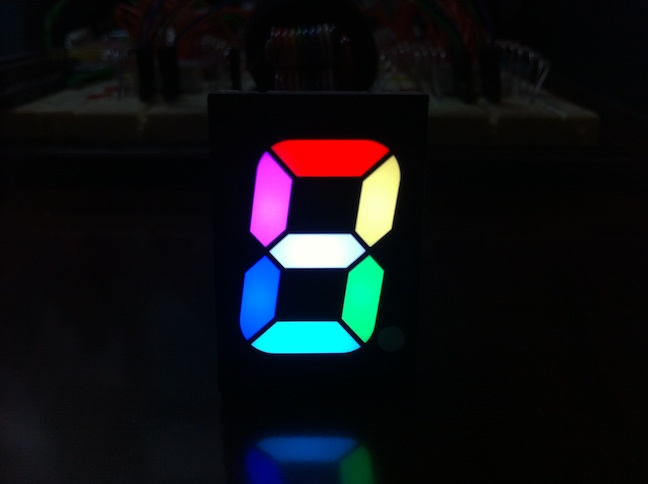
#> input picture input/test1.jpg, 648 x 484 px
$ python q-1-1.py ../input/test1.jpg   (older library calls are emulated)
#> lines starting #> are read from the running program, lines starting #| are printed output that depends on the picture
# Forward Pass CNN
# INPUT => CONV => RELU => POOL => CONV => RELU => POOL => FC(Conv) => RELU => FC
import sys
import numpy as np
from PIL import Image
import os
ImgRowSize = 32
ImgColSize = 32
FilterRowSize = 5
FilterColSize = 5
FilterDepth1 = 3
FilterDepth2= 6
FilterDepth3=16
FilterCount1=6
FilterCount2=16
FilterCount3=120
PoolingRowSize = 2
PoolingColSize = 2
# FilterDepthFcc = 120
NNInputSize = 120
NNHiddenUnits = 84
NNOutputSize = 10

#Minimum 1 input check
if len(sys.argv) < 2:
	print("Enter the path of Image in Command Line Arguments!")
	sys.exit(1)

def convolveOperation(data,dataFilter):
	convRes = np.multiply(data,dataFilter)
	return convRes.sum()

def image_show(data):
	img1 = Image.fromarray(data,'RGB')
	img1 = img1.resize((312,312))
	img1.show()

def convolve(data,datafilter):
	dataRow, dataCol, dataChannels = data.shape
	filterRow, filterCol, filterdepth,filtercount = datafilter.shape
	# print(datafilter.shape)
	convResultDim = dataRow - filterRow + 1
	convResult = np.zeros((convResultDim,convResultDim,filtercount))
	for filNum in range(filtercount):
		for x in range(convResultDim):
			for y in range(convResultDim):
				convResult[x][y][filNum] = convolveOperation(data[x:x+filterRow,y:y+filterCol,:],datafilter[:,:,:,filNum])
	return convResult

def createFilter(depth,filtercount):
	filterMatrix = np.random.rand(FilterRowSize,FilterColSize,depth,filtercount)*0.01
	# filterMatrix=np.full((FilterRowSize,FilterColSize,depth,filtercount),1)
	return filterMatrix

def ReLU(x):
	return np.where(x>0,np.where(x<255.0,x,255),0.0)

def forwardPass(i):
	weightInputHidden = np.random.randn(NNInputSize,NNHiddenUnits)
	weightOutputHidden = np.random.randn(NNHiddenUnits,NNOutputSize)
	z = np.dot(i,weightInputHidden)
	act = sigmoid(z)
	z1 = np.dot(act,weightOutputHidden)
	act2 = sigmoid(z1)
	return act2

def maxPooling(data,poolRowSize,poolColSize,stride):
	dataRow, dataCol, resLayer = data.shape
	# [6 lines of commented-out code are left out]
	poolResRow=int((dataRow-poolRowSize)/stride)+1
	poolResCol=int((dataCol-poolColSize)/stride)+1
	poolRes = np.zeros((poolResRow,poolResCol,resLayer))
	# print("data ",data)
	for l in range(resLayer):
		i = 0
		while i < dataRow:
			r=stride
			j = 0
			while j < dataCol and i+poolRowSize<dataRow and j+poolColSize<dataCol:
					x=int(i/2)
					y=int(j/2)
					dep=l
					poolRes[x,y,l] = np.max(data[i:i+poolRowSize,j:j+poolColSize,l])
					j =j+r
			i=i+r
	return poolRes

def sigmoid(x):
	return 1 / (1+np.exp(-x))

IMG_PATH = sys.argv[1]
if os.path.isfile(IMG_PATH):
	img = Image.open(IMG_PATH)
#> img is the input picture: PIL image 648x484 RGB; mean R, G, B 15.1, 16.6, 20.3
	a1 = np.array(img)
	print("Original Dimensions of the Image:",a1.shape)
#| Original Dimensions of the Image: (484, 648, 3)
	img = img.resize((ImgRowSize,ImgColSize),Image.ANTIALIAS) #A high Quality downsampling is done by image.AntiAlias
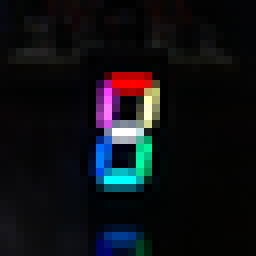
#> img: PIL image 32x32 RGB (shown 8 times larger); mean R, G, B 15.1, 16.5, 20.1
	imageArray = np.array(img)
	print("Reduced Dimensions of the Image:",imageArray.shape)
#| Reduced Dimensions of the Image: (32, 32, 3)
else :
	print("Couldn't find the given image. Try again!")
	sys.exit(1)

# ~~~~~~~~~~~~~~~~ 1st BLOCK ~~~~~~~~~~~~~~~(Each block Conv-->Relu--->maxpool)
filterL1 = createFilter(FilterDepth1,FilterCount1)  #5x5x3
convResult = convolve(imageArray,filterL1)
print("Dimensions after 1st Convolution:",convResult.shape)
#| Dimensions after 1st Convolution: (28, 28, 6)
reLURes = ReLU(convResult)
image_show(reLURes)
#> in image_show, `img1 = Image.fromarray(data,'RGB')`:
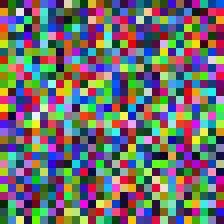
#> img1: PIL image 28x28 RGB (shown 8 times larger); mean R, G, B 109.5, 108.9, 108.4
#> in image_show, `img1 = img1.resize((312,312))`:
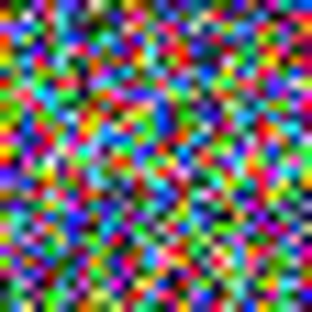
#> img1: PIL image 312x312 RGB; mean R, G, B 109.5, 109, 108.5
poolResult = maxPooling(reLURes,PoolingRowSize,PoolingColSize,2)
image_show(poolResult)
#> in image_show (call 2), `img1 = img1.resize((312,312))`:
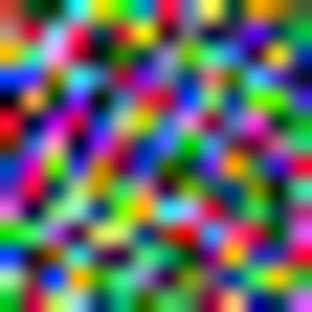
#> img1: PIL image 312x312 RGB; mean R, G, B 103.8, 106.9, 103.9
print("Dimensions after 1st Max Pooling:",poolResult.shape)   #14x14x6
#| Dimensions after 1st Max Pooling: (14, 14, 6)
# ~~~~~~~~~~~~~~~~~~~ 2nd Block ~~~~~~~~~~~~~~~~~~~~~
filterL2 = createFilter(FilterDepth2,FilterCount2) #5x5x6
convResult2 = convolve(poolResult,filterL2)
print("Dimension after 2nd Convolution:",convResult2.shape)
#| Dimension after 2nd Convolution: (10, 10, 16)
reLURes2 = ReLU(convResult2)
image_show(reLURes2)
#> in image_show (call 3), `img1 = img1.resize((312,312))`:
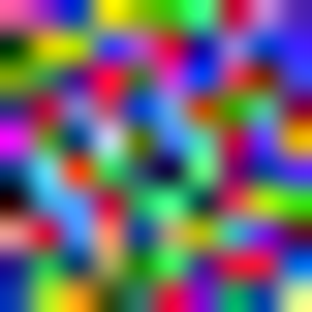
#> img1: PIL image 312x312 RGB; mean R, G, B 112, 104.2, 116.4
poolResult2 = maxPooling(reLURes2,PoolingRowSize,PoolingColSize,2) #5x5x16
image_show(poolResult2)
#> in image_show (call 4), `img1 = img1.resize((312,312))`:
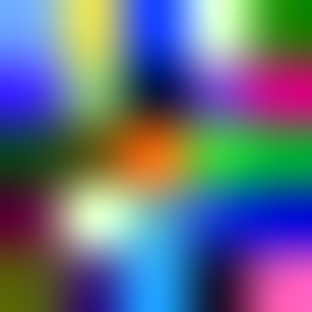
#> img1: PIL image 312x312 RGB; mean R, G, B 99.1, 109.5, 130.9
print("Dimension after 2nd Max Pooling:",poolResult2.shape)
#| Dimension after 2nd Max Pooling: (5, 5, 16)
# ~~~~~~~~~~~~~~~~~ CONVOLUTION AT FIRST FC LAYER ~~~~~~~~~~~~~~~~~(final layer: conv-->Relu-->forwardPass-->softmax)
filterL3 = createFilter(FilterDepth3,FilterCount3) #505016
print("Filter Dimensions for FC Convolution:",filterL3.shape)
convResult3 = convolve(poolResult2,filterL3)
print("Dimensions after FC Convolution:",convResult3.shape)
#| Dimensions after FC Convolution: (1, 1, 120)
reLURes3 = ReLU(convResult3)
image_show(reLURes3)
#> in image_show (call 5), `img1 = img1.resize((312,312))`:
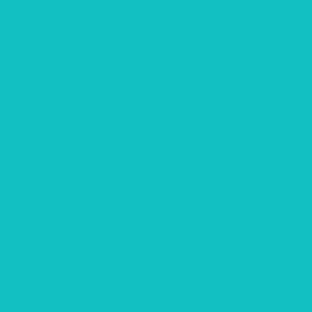
#> img1: PIL image 312x312 RGB; mean R, G, B 18, 192, 194
nnOutput = forwardPass(reLURes3)
print("Dimensions of Output:",nnOutput.shape)
#| Dimensions of Output: (1, 1, 10)
# print("nnOutput ",nnOutput)
z=nnOutput[0,0,:]
#> z = [0.00947, 2.91e-05, 0.698, 0.999, 0.0766, 0.035, 0.000145, 0.746, 0.000463, 0.012]
# print("z ",z)
# print("z1",list(nnOutput))
expScores = np.exp(z)
#> expScores = [1.01, 1, 2.01, 2.71, 1.08, 1.04, 1, 2.11, 1, 1.01]
probs = expScores/np.sum(expScores)
#> probs = [0.0723, 0.0716, 0.144, 0.194, 0.0773, 0.0741, 0.0716, 0.151, 0.0716, 0.0724]
softmaxRes = probs
#> softmaxRes has the same summary as probs


# print("Possible Number on Image: ")
print(np.argmax(softmaxRes))
#| 3
